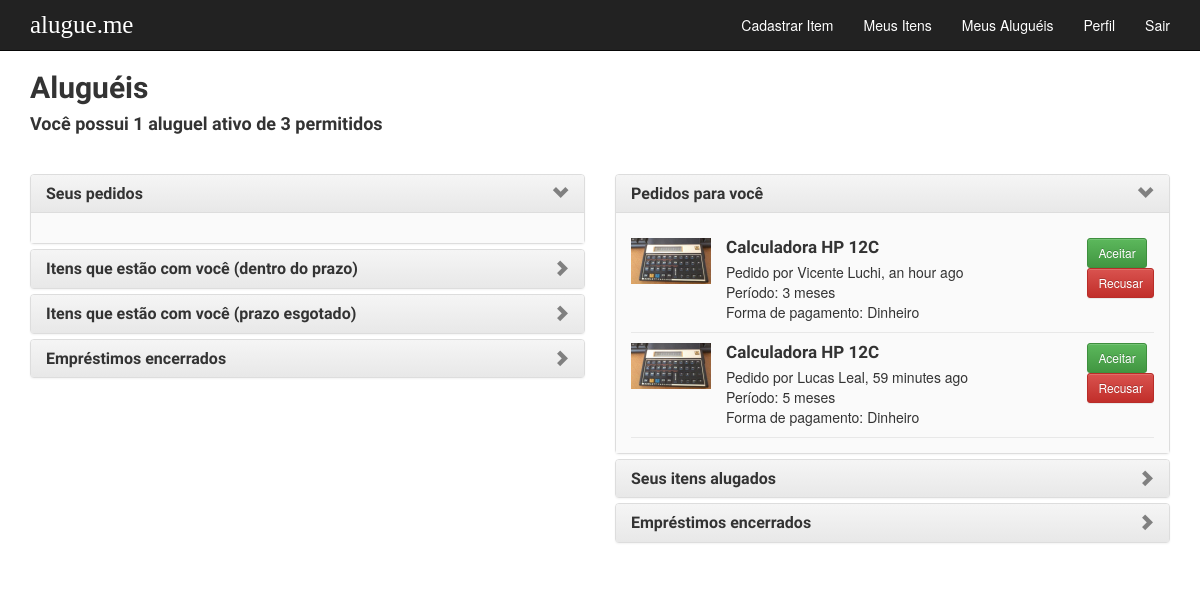
Screenshot of /rents/ (signed in) with the database file from the repository.
### alugueme/models.py (models this page shows, shortened)
class Profile(models.Model):
    MAXITEMS = 10
    MAXRENTS = 3
    user = models.OneToOneField(User, on_delete=models.CASCADE)
    first_name = models.CharField(max_length=30, blank=True)
    last_name = models.CharField(max_length=40, blank=True)
    course = models.CharField(max_length=40, blank=True)
    phone_number = models.CharField(max_length=12, blank=True)
    number_of_items = models.PositiveSmallIntegerField(
            validators=[MinValueValidator(0), MaxValueValidator(MAXITEMS)], default=0)
    number_of_rents = models.PositiveSmallIntegerField(
            validators=[MinValueValidator(0), MaxValueValidator(MAXRENTS)], default=0)
    can_rent = models.BooleanField(default=True) # flag for rent

class Rent(models.Model):
    PENDING_STATUS = 1
    CANCELLED_STATUS = 2
    CONFIRMED_STATUS = 3
    ENDED_STATUS = 4
    DELAYED_STATUS = 5
    STATUS_CHOICES = ((PENDING_STATUS, 'Pendente'),
                      (CANCELLED_STATUS, 'Cancelado'),
                      (CONFIRMED_STATUS, 'Confirmado'),
                      (ENDED_STATUS, 'Encerrado'),
                      (DELAYED_STATUS, 'Atrasado'))
    MONEY = 1
    TRADE = 2
    PAYMENT_CHOICES = ((MONEY, 'Dinheiro'), (TRADE, 'Troca'), )
    user = models.ForeignKey(User, on_delete=models.CASCADE)
    item = models.ForeignKey(Item, on_delete=models.CASCADE)
    status = models.IntegerField(
        choices=STATUS_CHOICES, default=PENDING_STATUS)
    request_date = models.DateTimeField()
    confirmation_date = models.DateTimeField(blank=True, null=True)
    due_date = models.DateTimeField(blank=True, null=True)
    months = models.PositiveIntegerField(
        verbose_name='Meses',
        validators=[MinValueValidator(1),
                    MaxValueValidator(6)],
        default=1)
    payment = models.IntegerField(
        choices=PAYMENT_CHOICES, verbose_name='Forma de pagamento')

class Item(models.Model):
    AVAILABLE_STATUS = 1
    UNAVAILABLE_STATUS = 2
    INACTIVE_STATUS = 3
    STATUS_CHOICES = ((AVAILABLE_STATUS, 'Disponível'), (UNAVAILABLE_STATUS, 'Indisponível'), (INACTIVE_STATUS, "Inativo"))
    title = models.CharField(max_length=60, verbose_name='Título')
    description = models.TextField(max_length=800, verbose_name='Descrição')
    published_date = models.DateTimeField(blank=True, null=True)
    owner = models.ForeignKey(User)
    price = models.DecimalField(
        max_digits=4,
        decimal_places=2,
        default=0,
        verbose_name='Preço',
        validators=[MinValueValidator(0)])
    image = models.ImageField(
        upload_to='images/',
        default='images/None/no-img.jpg',
        verbose_name='Foto')
    status = models.IntegerField(
        choices=STATUS_CHOICES, default=AVAILABLE_STATUS)

### alugueme/views.py (the view)
# urls.py: url(r'^rents/$', views.rents, name='rents'),
@login_required(login_url='login')
def rents(request):
    my_rent_requests = Rent.objects.filter(
        user=get_user(request), status=Rent.PENDING_STATUS)
    my_current_rents = Rent.objects.filter(
        user=get_user(request), status=Rent.CONFIRMED_STATUS)
    my_past_rents = Rent.objects.filter(
        user=get_user(request), status=Rent.ENDED_STATUS)
    my_items_rent_requests = Rent.objects.filter(
        item__owner=get_user(request), status=Rent.PENDING_STATUS)
    my_items_current_rents = Rent.objects.filter(
        item__owner=get_user(request), status=Rent.CONFIRMED_STATUS) | Rent.objects.filter(item__owner=get_user(request), status=Rent.DELAYED_STATUS)
    my_items_past_rents = Rent.objects.filter(
        item__owner=get_user(request), status=Rent.ENDED_STATUS)
    my_delayed_rents = Rent.objects.filter(
        user=get_user(request), status=Rent.DELAYED_STATUS)
    user_profile = Profile.objects.get(user=get_user(request))
    return render(request, 'alugueme/rents.html', {
        'my_rent_requests': my_rent_requests,
        'my_current_rents': my_current_rents,
        'my_past_rents': my_past_rents,
        'my_items_rent_requests': my_items_rent_requests,
        'my_items_current_rents': my_items_current_rents,
        'my_items_past_rents': my_items_past_rents,
        'my_delayed_rents': my_delayed_rents,
        'payment_choices': Rent.PAYMENT_CHOICES,
        'user_profile':user_profile
    })

### alugueme/templates/alugueme/rents.html (shortened to what this page needs)
{% extends 'alugueme/base.html' %}
{% load humanize %}
{% block content %}
  <h2>Aluguéis</h2>
  <h4>Você possui {{ user_profile.number_of_rents }} alugu{{ user_profile.number_of_rents|pluralize:"el,éis" }} ativo{{ user_profile.number_of_rents|pluralize }} de {{ user_profile.MAXRENTS }} permitidos</h4>
  <div class="row rents">
    <div class="col-md-6">
      <div class="panel-group" id="accordion">
        <div class="panel panel-default">
          <div class="panel-heading">
            <h4 class="panel-title">
              <a class="accordion-toggle" data-toggle="collapse" href="#collapseOne">
                Seus pedidos
              </a>
            </h4>
          </div>
          <div id="collapseOne" class="panel-collapse collapse in">
            <div class="panel-body">
            </div>
          </div>
        </div>
        <div class="panel panel-default">
      <div class="panel-heading">
        <h4 class="panel-title">
          <a class="accordion-toggle collapsed" data-toggle="collapse" href="#collapseTwo">
            Itens que estão com você (dentro do prazo)
          </a>
        </h4>
      </div>
    </div>
    <div class="panel panel-default">
        <div class="panel-heading">
          <h4 class="panel-title">
            <a class="accordion-toggle collapsed" data-toggle="collapse" href="#collapseSeven">
              Itens que estão com você (prazo esgotado)
            </a>
          </h4>
        </div>
        </div>
    <div class="panel panel-default">
    <div class="panel-heading">
      <h4 class="panel-title">
        <a class="accordion-toggle collapsed" data-toggle="collapse" href="#collapseThree">
          Empréstimos encerrados
        </a>
      </h4>
    </div>
  </div>
</div>
    </div>
    <div class="col-md-6">
      <div class="panel-group" id="accordion">
        <div class="panel panel-default">
          <div class="panel-heading">
            <h4 class="panel-title">
              <a class="accordion-toggle" data-toggle="collapse" href="#collapseFour">
                Pedidos para você
              </a>
            </h4>
          </div>
          <div id="collapseFour" class="panel-collapse collapse in">
            <div class="panel-body">
              {% for rent in my_items_rent_requests %}
                <div class="my_item_rent clearfix">
                  <div class="rent_img">
                    <img src="{{ rent.item.image.url }}">
                  </div>
                  <div class="rent_description">
                    <h4><a href="{% url 'item_detail' pk=rent.item.pk %}">{{ rent.item.title }}</a><br></h4>
                    Pedido por {{ rent.user.get_full_name }}, {{ rent.request_date|naturaltime }}<br>
		    Período: {{ rent.months }} meses<br>
                    Forma de pagamento:
                      {% if rent.payment == 1 %}
                        {{ payment_choices.0.1 }}
                      {% else %}
                        {{ payment_choices.1.1 }}
                      {% endif %}
                  </div>
                  <div class="rent_buttons">
                    <form action="{% url 'rent_accept' pk=rent.pk %}" method="post">{% csrf_token %}
                      <button type="submit" class="btn btn-success btn-sm">Aceitar</button>
                    </form>
                    <form action="{% url 'rent_reject' pk=rent.pk %}" method="post">{% csrf_token %}
                      <button type="submit" class="btn btn-danger btn-sm">Recusar</button>
                    </form>
                  </div>
                </div>
              {% endfor %}
            </div>
          </div>
        </div>
      <div class="panel panel-default">
        <div class="panel-heading">
          <h4 class="panel-title">
            <a class="accordion-toggle collapsed" data-toggle="collapse" href="#collapseFive">
              Seus itens alugados
            </a>
          </h4>
        </div>
      </div>
      <div class="panel panel-default">
        <div class="panel-heading">
          <h4 class="panel-title">
            <a class="accordion-toggle collapsed" data-toggle="collapse" href="#collapseSix">
              Empréstimos encerrados
            </a>
          </h4>
        </div>
      </div>
    </div>
    </div>
  </div>
{% endblock %}

### alugueme/static/css/style.css (style rules this page uses)
button, input, select, textarea { padding: 5px; }
h1, h2, h3, h4, h5, h5 { font-family: 'PT Sans', sans-serif; font-weight: 700; }
.rents { margin-top: 40px; }
.rents .pending_rent, .rents .my_item_rent, .rents .my_current_rent { background: #fafafa; padding: 10px 0; border-bottom: 1px solid #e8e8e8; }
.rents .rent_img { max-width: 80px; float: left; }
.rents .rent_img img { max-width: 100%; }
.rents .rent_description { padding-left: 15px; display: inline-block; }
.rents .rent_description h4 { margin:0 0 5px; font-size: 17px; }
.rents .rent_description h4 a { color: #333; }
.rents .rent_buttons { float: right; }
.rents .panel-body { background-color: #fafafa; }
.clearfix:after { content: ""; display: table; clear: both; }
.panel-heading .accordion-toggle:after { font-family: 'Glyphicons Halflings'; content: "\e114"; float: right; color: grey; }
.panel-heading .accordion-toggle.collapsed:after { content: "\e080"; }

### rows the page displays
Profile: number_of_rents "1", MAXRENTS "3"
Rent: item.image (picture), item "Calculadora HP 12C", user.get_full_name "Vicente Luchi", request_date "an hour ago", months "3", payment_choices "Dinheiro"
Rent: item.image (picture), item "Calculadora HP 12C", user.get_full_name "Lucas Leal", request_date "59 minutes ago", months "5", payment_choices "Dinheiro"
